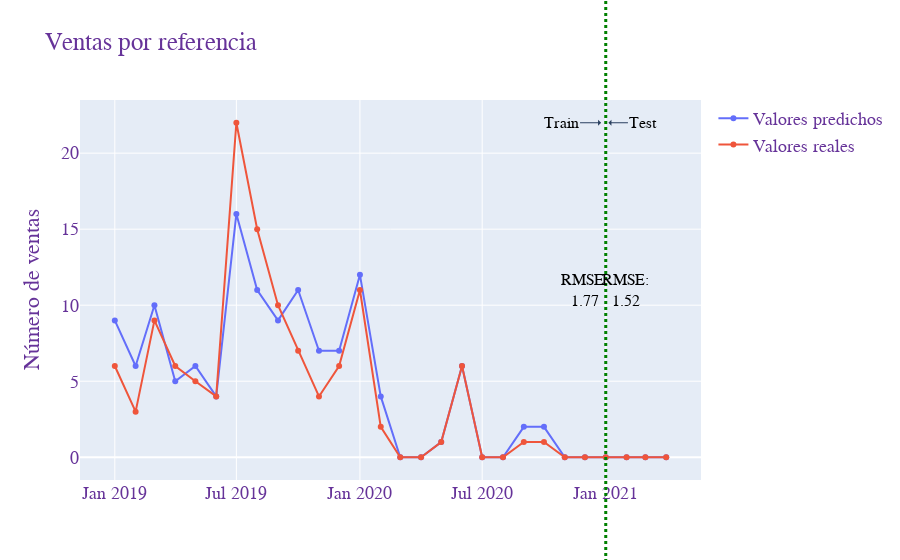

Notebook code for this chart:
### Code cell
aux = res.query('REF=="XA0539:00061:"')
fig = go.Figure()
fig.add_scatter(x=aux['DATE'], y=aux['PREDICTED'], mode='lines+markers', name='Valores predichos')
fig.add_scatter(x=aux['DATE'], y=aux['CANTIDAD'], mode='lines+markers', name='Valores reales')
fig.add_vline(x=date_index, line_width=3, line_dash="dot", line_color="green"
                ,y0=-2,y1=max([aux['PREDICTED'].max(),aux['CANTIDAD'].max()])+1)
fig.add_annotation(x='-'.join([date_indeaf,'5']), y=max([aux['PREDICTED'].max(),aux['CANTIDAD'].max()]),
            text="Test",
            font=dict(
            family="Courier New, monospace",
            size=16,
            color="black"
            ),
            showarrow=True,
            arrowhead=1,
            ax=35,
            ay=0,
            xanchor="center",
            yanchor="middle",)
fig.add_annotation(x='-'.join([date_indebef,'25']), y=max([aux['PREDICTED'].max(),aux['CANTIDAD'].max()]),
            text="Train",
            font=dict(
            family="Courier New, monospace",
            size=16,
            color="black"
            ),
            showarrow=True,
            arrowhead=1,
            ax=-40,
            ay=0,
            xanchor="center",
            yanchor="middle",)

fig.add_annotation(x='-'.join([date_indeaf,'31']), y=max([aux['PREDICTED'].max(),aux['CANTIDAD'].max()])/2,
            text="RMSE:<br>{:.2f}".format(mse(res_test.PREDICTED,res_test.CANTIDAD,squared=False)),
            font=dict(
            family="Courier New, monospace",
            size=16,
            color="black"
            ),
            showarrow=False,
            ax=35,
            ay=0,
            )
fig.add_annotation(x='-'.join([date_indebef,'1']), y=max([aux['PREDICTED'].max(),aux['CANTIDAD'].max()])/2,
            text="RMSE:<br>{:.2f}".format(mse(res_train.PREDICTED,res_train.CANTIDAD,squared=False)),
            font=dict(
            family="Courier New, monospace",
            size=16,
            color="black"
            ),
            showarrow=False,
            arrowhead=1,
            ax=-40,
            ay=0,
            xanchor="center",)
fig.update_layout(
    title="Ventas por referencia",
    yaxis_title="Número de ventas",
    font=dict(
        family="Courier New, monospace",
        size=18,
        color="RebeccaPurple"
    ))

### Figure 1 — Plotly figure (JSON) as saved in the notebook; plotly's stock layout.template omitted (floating-point values rounded to 4 significant figures)
{"data": [{"mode": "lines+markers", "name": "Valores predichos", "type": "scatter", "x": ["2019-01", "2019-02", "2019-03", "2019-04", "2019-05", "2019-06", "2019-07", "2019-08", "2019-09", "2019-10", "2019-11", "2019-12", "2020-01", "2020-02", "2020-03", "2020-04", "2020-05", "2020-06", "2020-07", "2020-08", "2020-09", "2020-10", "2020-11", "2020-12", "2021-01", "2021-02", "2021-03", "2021-04"], "y": [9, 6, 10, 5, 6, 4, 16, 11, 9, 11, 7, 7, 12, 4, 0, 0, 1, 6, 0, 0, 2, 2, 0, 0, 0, 0, 0, 0]}, {"mode": "lines+markers", "name": "Valores reales", "type": "scatter", "x": ["2019-01", "2019-02", "2019-03", "2019-04", "2019-05", "2019-06", "2019-07", "2019-08", "2019-09", "2019-10", "2019-11", "2019-12", "2020-01", "2020-02", "2020-03", "2020-04", "2020-05", "2020-06", "2020-07", "2020-08", "2020-09", "2020-10", "2020-11", "2020-12", "2021-01", "2021-02", "2021-03", "2021-04"], "y": [6, 3, 9, 6, 5, 4, 22, 15, 10, 7, 4, 6, 11, 2, 0, 0, 1, 6, 0, 0, 1, 1, 0, 0, 0, 0, 0, 0]}], "layout": {"annotations": [{"arrowhead": 1, "ax": 35, "ay": 0, "font": {"color": "black", "family": "Courier New, monospace", "size": 16}, "showarrow": true, "text": "Test", "x": "2021-01-5", "xanchor": "center", "y": 22, "yanchor": "middle"}, {"arrowhead": 1, "ax": -40, "ay": 0, "font": {"color": "black", "family": "Courier New, monospace", "size": 16}, "showarrow": true, "text": "Train", "x": "2020-12-25", "xanchor": "center", "y": 22, "yanchor": "middle"}, {"ax": 35, "ay": 0, "font": {"color": "black", "family": "Courier New, monospace", "size": 16}, "showarrow": false, "text": "RMSE:<br>1.52", "x": "2021-01-31", "y": 11}, {"arrowhead": 1, "ax": -40, "ay": 0, "font": {"color": "black", "family": "Courier New, monospace", "size": 16}, "showarrow": false, "text": "RMSE:<br>1.77", "x": "2020-12-1", "xanchor": "center", "y": 11}], "font": {"color": "RebeccaPurple", "family": "Courier New, monospace", "size": 18}, "shapes": [{"line": {"color": "green", "dash": "dot", "width": 3}, "type": "line", "x0": "2021-01", "x1": "2021-01", "xref": "x", "y0": -2, "y1": 23, "yref": "y domain"}], "title": {"text": "Ventas por referencia"}, "yaxis": {"title": {"text": "Número de ventas"}}}}
